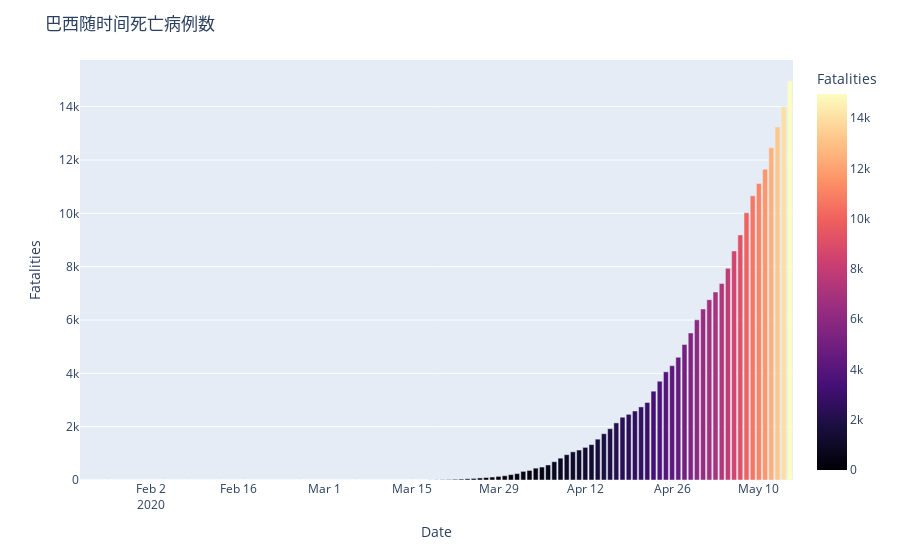

Notebook code cell kept with this figure:
### Code cell
# 巴西死亡病例情况
fig=px.bar(df_brz_records,x="Date",y="Fatalities",color="Fatalities",color_continuous_scale=px.colors.sequential.Magma)
fig.update_layout(title_text='巴西随时间死亡病例数')
fig.show()
